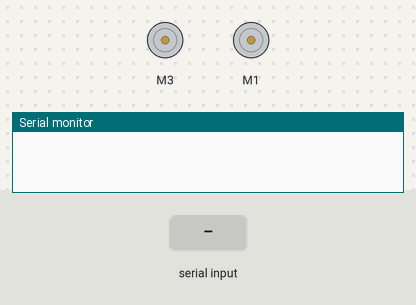
Bench run of a sketch on a simulated Arduino Mega 2560, built with avr-gcc and run on an emulated ATmega2560. On the bench: 2 × DC motor (green arrow = forward, orange = backward, longer = faster), the last lines printed to the serial monitor. The inputs (shaded band) are chosen by the test bench.

Above: at 1.2 s.
1.3 s: "F" received over Serial
At 2.1 s:
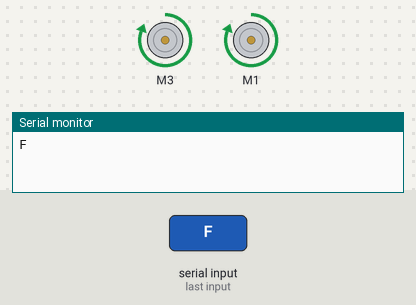
2.8 s: "B" received over Serial
At 3.3 s:
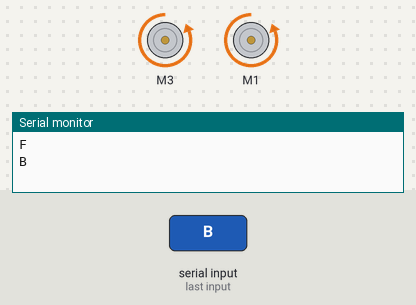
4.3 s: "L" received over Serial
At 5.5 s:
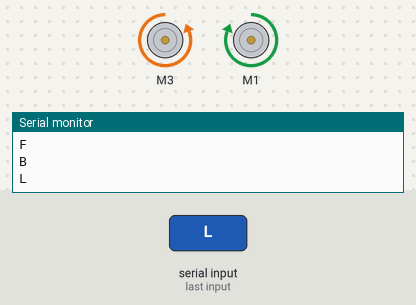
5.8 s: "R" received over Serial
At 6.7 s:
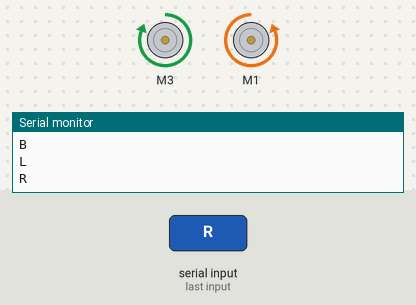
Timing chart, 0 to 8.3 s (numbered marks = the images above; inputs shaded):
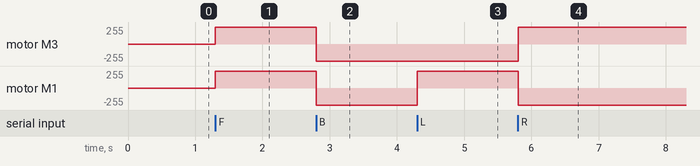

The sketch:

manual_code.ino
```cpp
////Libraries
#include <Wire.h>
#include <Adafruit_MotorShield.h>
#include "utility/Adafruit_MS_PWMServoDriver.h"


Adafruit_MotorShield AFMS = Adafruit_MotorShield();
Adafruit_DCMotor *motorRight = AFMS.getMotor(1);
Adafruit_DCMotor *motorLeft = AFMS.getMotor(3);


// Keypress read through the serial monitor
char command;
long d0; //IR value form arduino (IR Pin 0)
long d1; //IR value form arduino (IR Pin 1)
long d2; //IR value form arduino (IR Pin 2)
long d3; //IR value form arduino (IR Pin 3)

const int IR_PIN0 = 0; //IR ANG Pin 0
const int IR_PIN1 = 1; //IR ANG Pin 1
const int IR_PIN2 = 2; //IR ANG Pin 2
const int IR_PIN3 = 3; //IR ANG Pin 3

#define IR_SENSOR_0_GND 45
#define IR_SENSOR_0_VCC 42
#define IR_SENSOR_1_GND 41
#define IR_SENSOR_1_VCC 38
#define IR_SENSOR_2_GND 37
#define IR_SENSOR_2_VCC 34
#define IR_SENSOR_3_GND 33
#define IR_SENSOR_3_VCC 30


void setup()
{
  //IR Sensors
  pinMode(IR_PIN0, INPUT);
  pinMode(IR_PIN1, INPUT);
  pinMode(IR_PIN2, INPUT);
  pinMode(IR_PIN3, INPUT);

  pinMode(IR_SENSOR_0_GND, OUTPUT);
  pinMode(IR_SENSOR_0_VCC, OUTPUT);
  pinMode(IR_SENSOR_1_GND, OUTPUT);
  pinMode(IR_SENSOR_1_VCC, OUTPUT);
  pinMode(IR_SENSOR_2_GND, OUTPUT);
  pinMode(IR_SENSOR_2_VCC, OUTPUT);
  pinMode(IR_SENSOR_3_GND, OUTPUT);
  pinMode(IR_SENSOR_3_VCC, OUTPUT);

  digitalWrite(IR_SENSOR_0_GND, LOW);
  digitalWrite(IR_SENSOR_1_GND, LOW);
  digitalWrite(IR_SENSOR_2_GND, LOW);
  digitalWrite(IR_SENSOR_3_GND, LOW);

  digitalWrite(IR_SENSOR_0_VCC, HIGH);
  digitalWrite(IR_SENSOR_1_VCC, HIGH);
  digitalWrite(IR_SENSOR_2_VCC, HIGH);
  digitalWrite(IR_SENSOR_3_VCC, HIGH);

  AFMS.begin();
  motorLeft->setSpeed(255);
  motorRight->setSpeed(255);
  Serial.begin(9600);
}

void loop()
{

  if (Serial.available() > 0 ) {
    command = Serial.read();
    Serial.println(command);

    switch(command){
    case'F':
      forward();
      break;
    case'B':
      backward();
      break;
    case'L':
      left();
      break;
    case'R':
      right();
      break;
    case 'S':
      stop();
      break;
    default:
      stop();
    }
  }
}


void forward(){
  motorLeft->run(FORWARD);
  motorRight->run(FORWARD);
}

void backward(){
  motorLeft->run(BACKWARD);
  motorRight->run(BACKWARD);
}

void left(){
  motorLeft->run(BACKWARD);
  motorRight->run(FORWARD);
}

void right(){
  motorRight->run(BACKWARD);
  motorLeft->run(FORWARD);
}

void stop(){
  motorLeft->run(RELEASE);
  motorRight->run(RELEASE);
}
```

Measured:
- after the input at 1.3 s, motor M3, motor M1: stopped → forward 255/255 at once
- after the input at 2.8 s, motor M3, motor M1: forward 255/255 → backward 255/255 at once
- after the input at 4.3 s, motor M1: backward 255/255 → forward 255/255 at once
- after the input at 5.8 s, motor M3: backward 255/255 → forward 255/255 at once; motor M1: forward 255/255 → backward 255/255 at once
